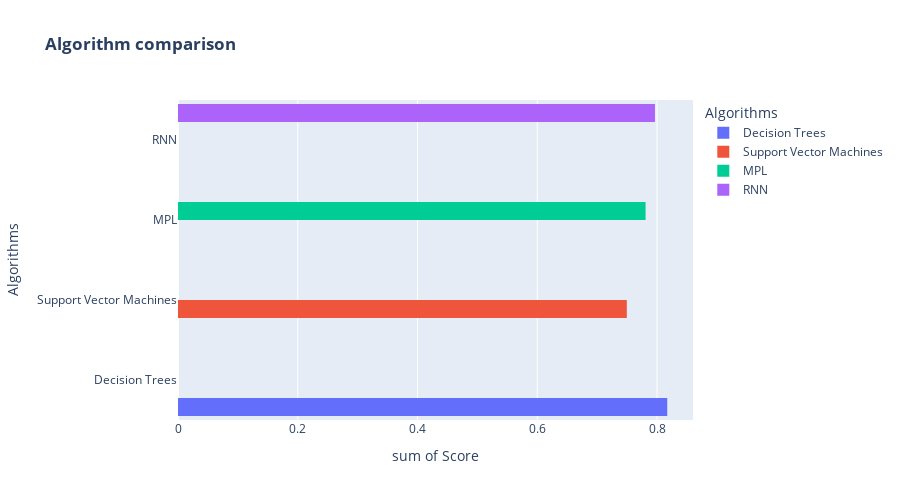

Source (notebook cell):
### Code cell
vals = [dtc_score_test,svm_score_test,mlp_score_test,test_acc]
labels=["Decision Trees","Support Vector Machines","MPL","RNN"]

fig = px.histogram(vals, y=labels, x = vals,color=labels, barmode="group", title="<b>Algorithm comparison<b>",labels={'y':'Algorithms','color': 'Algorithms','x': 'Score'},orientation = 'h')
fig.update_layout(width=900, height=500, bargap=0.1)
fig.show()

### Figure 1 — Plotly figure (JSON) as saved in the notebook; plotly's stock layout.template omitted (floating-point values rounded to 4 significant figures)
{"data": [{"alignmentgroup": "True", "bingroup": "y", "histfunc": "sum", "hovertemplate": "Algorithms=%{y}<br>sum of Score=%{x}<extra></extra>", "legendgroup": "Decision Trees", "marker": {"color": "#636efa", "pattern": {"shape": ""}}, "name": "Decision Trees", "offsetgroup": "Decision Trees", "orientation": "h", "showlegend": true, "type": "histogram", "x": [0.817], "xaxis": "x", "y": ["Decision Trees"], "yaxis": "y"}, {"alignmentgroup": "True", "bingroup": "y", "histfunc": "sum", "hovertemplate": "Algorithms=%{y}<br>sum of Score=%{x}<extra></extra>", "legendgroup": "Support Vector Machines", "marker": {"color": "#EF553B", "pattern": {"shape": ""}}, "name": "Support Vector Machines", "offsetgroup": "Support Vector Machines", "orientation": "h", "showlegend": true, "type": "histogram", "x": [0.7495], "xaxis": "x", "y": ["Support Vector Machines"], "yaxis": "y"}, {"alignmentgroup": "True", "bingroup": "y", "histfunc": "sum", "hovertemplate": "Algorithms=%{y}<br>sum of Score=%{x}<extra></extra>", "legendgroup": "MPL", "marker": {"color": "#00cc96", "pattern": {"shape": ""}}, "name": "MPL", "offsetgroup": "MPL", "orientation": "h", "showlegend": true, "type": "histogram", "x": [0.7808], "xaxis": "x", "y": ["MPL"], "yaxis": "y"}, {"alignmentgroup": "True", "bingroup": "y", "histfunc": "sum", "hovertemplate": "Algorithms=%{y}<br>sum of Score=%{x}<extra></extra>", "legendgroup": "RNN", "marker": {"color": "#ab63fa", "pattern": {"shape": ""}}, "name": "RNN", "offsetgroup": "RNN", "orientation": "h", "showlegend": true, "type": "histogram", "x": [0.7965], "xaxis": "x", "y": ["RNN"], "yaxis": "y"}], "layout": {"bargap": 0.1, "barmode": "group", "height": 500, "legend": {"title": {"text": "Algorithms"}, "tracegroupgap": 0}, "title": {"text": "<b>Algorithm comparison<b>"}, "width": 900, "xaxis": {"anchor": "y", "domain": [0, 1], "title": {"text": "sum of Score"}}, "yaxis": {"anchor": "x", "domain": [0, 1], "title": {"text": "Algorithms"}}}}
